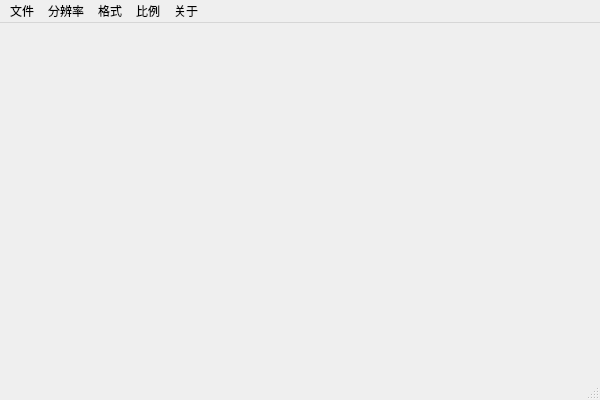
<?xml version="1.0" encoding="UTF-8"?>
<ui version="4.0">
 <class>PixelPlayerClass</class>
 <widget class="QMainWindow" name="PixelPlayerClass">
  <property name="geometry">
   <rect>
    <x>0</x>
    <y>0</y>
    <width>600</width>
    <height>400</height>
   </rect>
  </property>
  <property name="windowTitle">
   <string>PixelPlayer</string>
  </property>
  <widget class="QWidget" name="centralWidget"/>
  <widget class="QMenuBar" name="menuBar">
   <property name="geometry">
    <rect>
     <x>0</x>
     <y>0</y>
     <width>600</width>
     <height>26</height>
    </rect>
   </property>
   <widget class="QMenu" name="menuFile">
    <property name="title">
     <string>文件</string>
    </property>
    <addaction name="actionOpen"/>
    <addaction name="actionExit"/>
   </widget>
   <widget class="QMenu" name="menuVideoSize">
    <property name="title">
     <string>分辨率</string>
    </property>
   </widget>
   <widget class="QMenu" name="menuPixFmt">
    <property name="title">
     <string>格式</string>
    </property>
   </widget>
   <widget class="QMenu" name="menuRatio">
    <property name="title">
     <string>比例</string>
    </property>
   </widget>
   <widget class="QMenu" name="menuAbout">
    <property name="title">
     <string>关于</string>
    </property>
   </widget>
   <addaction name="menuFile"/>
   <addaction name="menuVideoSize"/>
   <addaction name="menuPixFmt"/>
   <addaction name="menuRatio"/>
   <addaction name="menuAbout"/>
  </widget>
  <widget class="QStatusBar" name="statusBar"/>
  <action name="actionOpen">
   <property name="text">
    <string>打开</string>
   </property>
  </action>
  <action name="actionExit">
   <property name="text">
    <string>退出</string>
   </property>
  </action>
 </widget>
 <layoutdefault spacing="6" margin="11"/>
 <resources/>
 <connections/>
</ui>
